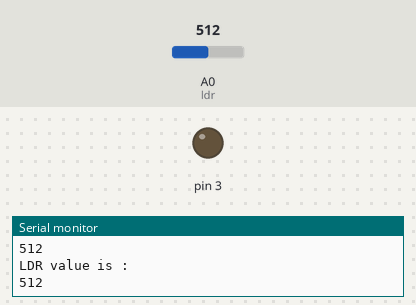
Recording of a sketch running on a simulated Arduino Uno, built with avr-gcc and run on an emulated ATmega328P. Shown: output pins drawn as LEDs (lit = HIGH), the last lines printed to the serial monitor. The inputs (shaded band) are chosen by the test bench; at power-on: A0 (ldr) = 512.

Above: at 1.2 s.
1.3 s: A0 (ldr) set to 310
2.8 s: A0 (ldr) set to 282
At 3.9 s:
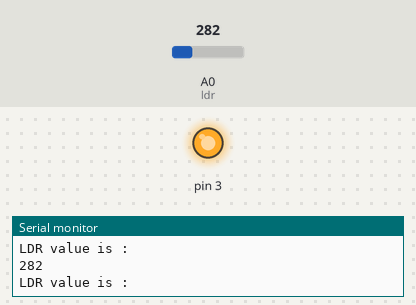
4.3 s: A0 (ldr) set to 306
At 5.6 s:
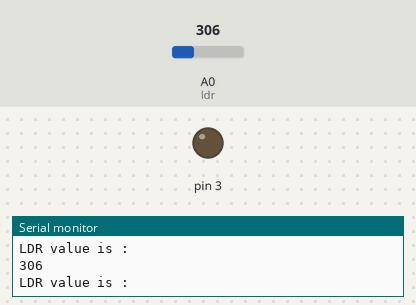
7.3 s: A0 (ldr) set to 290
At 8.4 s:
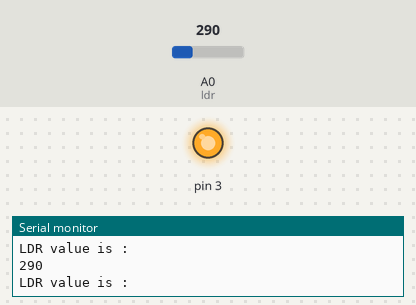
Timing chart, 0 to 10.3 s (numbered marks = the images above; inputs shaded):
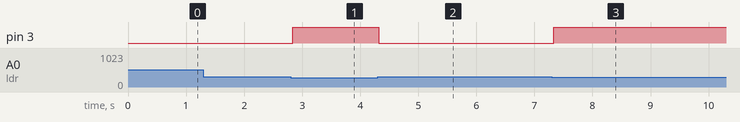

Measured:
- the behaviour switches between 300 and 299 on A0 (ldr) (found by bisection; images 0 and 1)
- after the input at 2.8 s, pin 3: LOW → HIGH at once
- after the input at 4.3 s, pin 3: HIGH → LOW at once
- after the input at 7.3 s, pin 3: LOW → HIGH at once

The sketch:

Detector_de_Luminosidade.ino
```cpp
/*
#include <iostream>
#include <cstring>
*/

int ldr=A0;//Set A0(Analog Input) for LDR.
int value=0;
void setup() {
Serial.begin(9600);
pinMode(3,OUTPUT);
}

void loop() {
value=analogRead(ldr);//Reads the Value of LDR(light).
Serial.println("LDR value is :");//Prints the value of LDR to Serial Monitor.
Serial.println(value);
if(value<300)
  {
    digitalWrite(3,HIGH);//Makes the LED glow in Dark.
  }
  else
  {
    digitalWrite(3,LOW);//Turns the LED OFF in Light.
  }
}


/*
int LED1 = 6;
int LED2 = 5;
int LED3 = 4;
int LED4 = 3;
int LED5 = 2;
int ldr = A0;
int value = 0;

int l1 = 0;
int l2 = 0;
int l3 = 0;
int l4 = 0;
int l5 = 0;

void setup() {
  //Serial.begin(9600);
  pinMode(LED1, OUTPUT);
  pinMode(LED2, OUTPUT);
  pinMode(LED3, OUTPUT);
  pinMode(LED4, OUTPUT);
  pinMode(LED5, OUTPUT);
}

void loop() {
  value = analogRead(ldr);
  Serial.println("LDR value is :");//Prints the value of LDR to Serial Monitor.
  Serial.println(value);
  if (value <= 1) {
    digitalWrite(LED1, HIGH);
    digitalWrite(LED1, LOW);
    digitalWrite(LED1, LOW);
    digitalWrite(LED1, LOW);
    digitalWrite(LED1, LOW);
  } else if (value <= 2) {
    digitalWrite(LED1, LOW);
    digitalWrite(LED1, HIGH);
    digitalWrite(LED1, LOW);
    digitalWrite(LED1, LOW);
    digitalWrite(LED1, LOW);
  } else if (value <= 3) {
    digitalWrite(LED1, LOW);
    digitalWrite(LED1, LOW);
    digitalWrite(LED1, HIGH);
    digitalWrite(LED1, LOW);
    digitalWrite(LED1, LOW);
  } else if (value <= 4) {
    digitalWrite(LED1, LOW);
    digitalWrite(LED1, LOW);
    digitalWrite(LED1, LOW);
    digitalWrite(LED1, HIGH);
    digitalWrite(LED1, LOW);
  } else {
    digitalWrite(LED1, LOW);
    digitalWrite(LED1, LOW);
    digitalWrite(LED1, LOW);
    digitalWrite(LED1, LOW);
    digitalWrite(LED1, HIGH);
  }
}
*/
```
